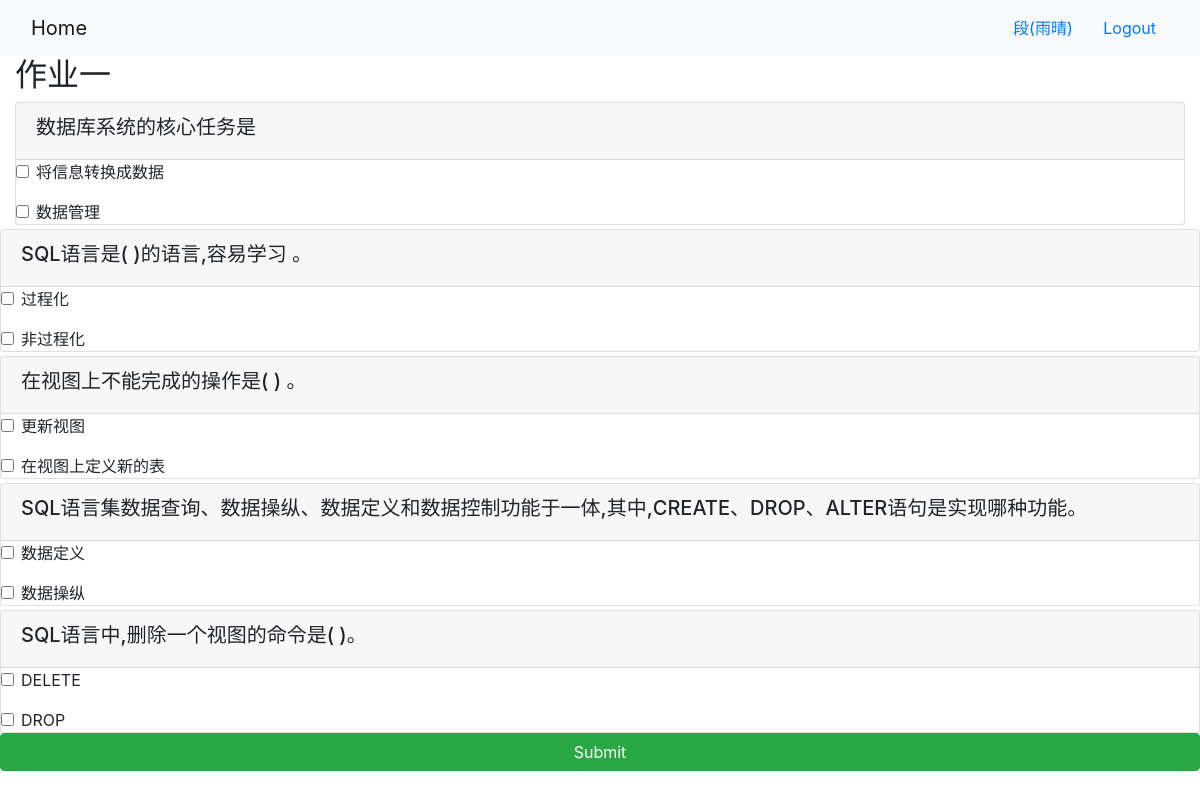
The page /onlinecourse/homework/1/ (signed in) on the database its author committed.
### onlinecourse/models.py (models this page shows, shortened)
class Homework(models.Model):
    name = models.CharField(
        null=False,
        max_length=20
    )
    user = models.ForeignKey(settings.AUTH_USER_MODEL, default="1", on_delete=models.CASCADE)
    course = models.ForeignKey(to="course", on_delete=models.CASCADE, default=1)
    deadline = models.DateField(default=now)
    grade = models.CharField(
        null=False,
        default= '0',
        max_length=20
    )

class Question(models.Model):
    course = models.ForeignKey(Course, on_delete=models.CASCADE)# Foreign key to lesson
    text = models.TextField()# question text
    grade = models.IntegerField(default=5)# question grade/mark
    homework= models.ForeignKey(Homework,blank = True, on_delete=models.CASCADE)

class Choice(models.Model):
    question = models.ForeignKey(Question, on_delete=models.CASCADE)
    text = models.TextField()
    is_correct = models.BooleanField()

### onlinecourse/views.py (the view)
# urls.py: path('homework/<int:pk>/', views.HomeworkDetailView.as_view(), name='homework_details'),
class HomeworkDetailView(generic.DetailView):
    model = Homework
    template_name = 'onlinecourse/homework_detail_bootstrap.html'

### onlinecourse/templates/onlinecourse/homework_detail_bootstrap.html (shortened to what this page needs)
<!DOCTYPE html>
<html lang="en">
<head>
     {% load static %}
    <link rel="stylesheet" href="https://maxcdn.bootstrapcdn.com/bootstrap/4.5.2/css/bootstrap.min.css">
</head>
<body>
    <nav class="navbar navbar-light bg-light">
        <div class="container-fluid">
            <div class="navbar-header">
                  <a class="navbar-brand" href="{% url 'onlinecourse:index' %}">Home</a>
            </div>
            <ul class="nav navbar-nav navbar-right">
                {% if user.is_authenticated %}
                <li>
                    <a class="btn btn-link" href="#">{{ user.first_name }}({{ user.username }})</a>
                    <a class="btn btn-link" href="{% url 'onlinecourse:logout' %}">Logout</a>
                </li>
                {% endif %}
            </ul>
        </div>
    </nav>
    <div class="container-fluid">
    <h2>{{homework.name}}</h2>
                {% if user.is_authenticated %}
                    <form id="questionform"  action={% url 'onlinecourse:submithomework' homework.id %} method="post">
                        {% for question in homework.question_set.all %}
                            <div class="card mt-1">
                                <div class="card-header"><h5>{{ question.text }}</h5></div>
                                <div class="form-group">
                                {% for choice in question.choice_set.all %}
                                    <div class="form-check">
                                        <label class="form-check-label">
                                            <input type="checkbox" name="choice_{{choice.id}}"
                                                class="form-check-input" id="{{choice.id}}"
                                                value="{{choice.id}}">{{ choice.text }}
                                        </label>
                                    </div>
                                </div>
                                {% endfor %}
                            </div>
                        {% endfor %}
                        <input class="btn btn-success btn-block" type="submit" value="Submit">
                {% endif %}
</body>
</html>

### rows shown on the page
Homework: name "作业一"
Question: text "数据库系统的核心任务是"
Choice: text "将信息转换成数据"
Choice: text "数据管理"
Question: text "SQL语言是( )的语言,容易学习 。"
Choice: text "过程化"
Choice: text "非过程化"
Question: text "在视图上不能完成的操作是( ) 。"
Choice: text "更新视图"
Choice: text "在视图上定义新的表"
Question: text "SQL语言集数据查询、数据操纵、数据定义和数据控制功能于一体,其中,CREATE、DROP、ALTER语句是实现哪种功能。"
Choice: text "数据定义"
Choice: text "数据操纵"
Question: text "SQL语言中,删除一个视图的命令是( )。"
Choice: text "DELETE"
Choice: text "DROP"

### other values the page prints
{{ user.first_name }} "段"
{{ user.username }} "雨晴"
